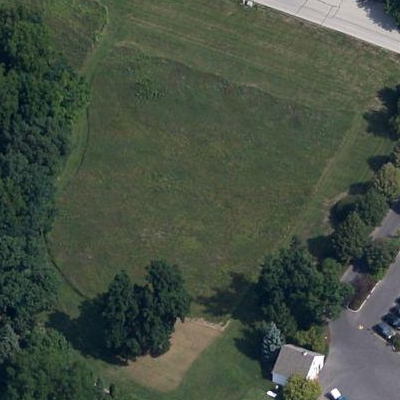
#> input picture cbir-flask/1733620330_a002.jpg, 400 x 400 px
$ python -i app.py   (imports and definitions only)   (older library calls are emulated)
#> lines starting #> are read from the running program, lines starting #| are printed output that depends on the picture; after the words box and inside, x2 and y2 are one past the last pixel; in counts of white or black regions, pixels touching at a corner belong together
# [33 lines of commented-out code are left out]


from flask import Flask, jsonify, request
import base64
from io import BytesIO
from PIL import Image
import numpy as np
import cv2
from sklearn.cluster import KMeans

# [1 line not run here, left out]


# [40 lines left out: functions calculer_histogramme, trouver_couleurs_dominantes, not called in this run]


# Fonction pour créer un noyau Gabor
def create_gabor_kernel(ksize, sigma, theta, lambd, gamma):
    return cv2.getGaborKernel((ksize, ksize), sigma, theta, lambd, gamma, psi=0, ktype=cv2.CV_32F)

# Appliquer les filtres Gabor à une image
# [10 lines left out: function apply_gabor_filters, not called in this run]

# Convert image to base64 encoding
def image_to_base64(img):
    _, buffer = cv2.imencode('.png', img)
    return base64.b64encode(buffer).decode('utf-8')

# Apply filters and return visual base64-encoded images
# [8 lines left out: function get_filter_images, not called in this run]


import os
import cv2
import numpy as np
import json
import imutils

def calculer_moments_hu(image_path):

    # Charger l'image et la convertir en niveaux de gris
#> called with image_path = '1733620330_a002.jpg'
    image = cv2.imread(image_path)
#> image is the input picture: shape (400, 400, 3); mean B, G, R 66.2, 79.5, 68.9
    if image is None:
        return None  # Si l'image ne peut pas être chargée

    gray = cv2.cvtColor(image, cv2.COLOR_BGR2GRAY)
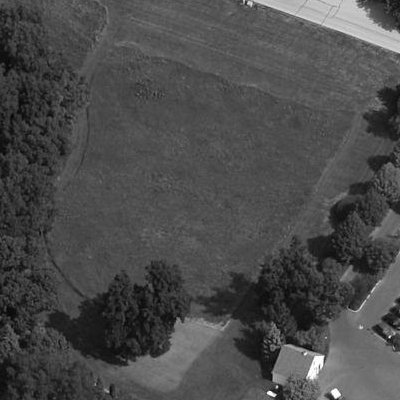
#> gray: shape (400, 400); min 2, max 255, mean 74.8

    # Appliquer un seuillage binaire
    thresh = cv2.threshold(gray, 5, 255, cv2.THRESH_BINARY)[1]
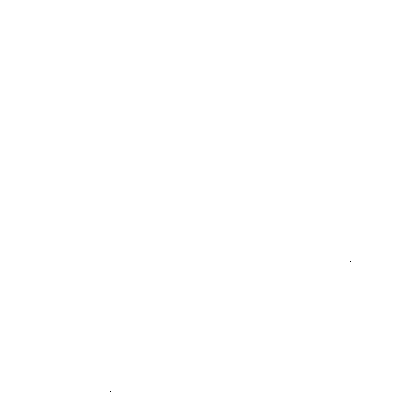
#> thresh: shape (400, 400); 100% white; black in thin lines or dots, all inside (x1, y1, x2, y2) = (110, 261, 351, 392)

    # Trouver les contours et conserver le plus grand
    cnts = cv2.findContours(thresh.copy(), cv2.RETR_EXTERNAL, cv2.CHAIN_APPROX_SIMPLE)
#> cnts = 1 contour; box (x1, y1, x2, y2) and area: (0, 0, 400, 400) 159201
    cnts = imutils.grab_contours(cnts)
#> cnts = [[[0, 0], [0, 399], [399, 399], [399, 0]]]

    if not cnts:
        return None  # Aucun contour trouvé

    c = max(cnts, key=cv2.contourArea)
#> c = [[0, 0], [0, 399], [399, 399], [399, 0]]

    # Extraire la région d'intérêt (ROI) et la redimensionner
    x, y, w, h = cv2.boundingRect(c)
#> x = 0; y = 0; w = 400; h = 400
    roi = cv2.resize(thresh[y:y + h, x:x + w], (50, 50))
#> roi: shape (50, 50); every value is 255

    # Calculer les moments de Hu
    moments = cv2.HuMoments(cv2.moments(roi)).flatten()
#> moments = [0.000653, 0, 0, 0, 0, 0, 0]
    return moments.tolist()


# [44 lines that did not run here, left out]


# [2 lines not run here, left out]

>>> result = calculer_moments_hu('1733620330_a002.jpg')
#> result = [0.000653, 0, 0, 0, 0, 0, 0]
